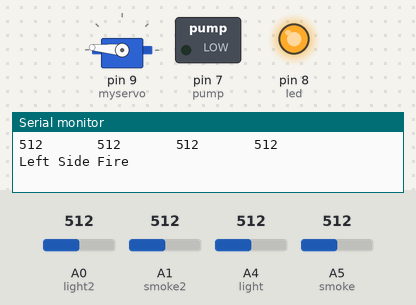
A sketch run on a simulated Arduino Uno, built with avr-gcc and run on an emulated ATmega328P. Shown: servo, switched loads named in the sketch (green lamp = pin HIGH), output pins drawn as LEDs (lit = HIGH), the last lines printed to the serial monitor. Inputs (shaded band) come from the test bench; at power-on: A5 (smoke) = 512, A0 (light2) = 512, A4 (light) = 512, A1 (smoke2) = 512.

Above: at 5.8 s.
5.9 s: A5 (smoke) set to 163
11.9 s: A5 (smoke) set to 136
At 15.9 s:
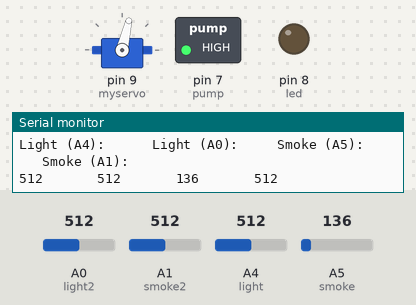
17.9 s: A0 (light2) set to 241
23.9 s: A0 (light2) set to 210
At 26.7 s:
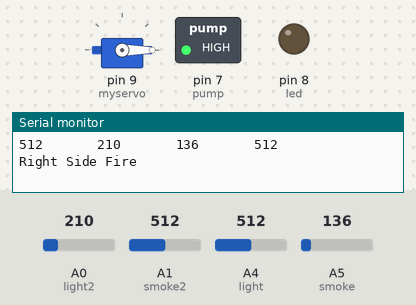
32.8 s: A0 (light2) set to 306
At 36.0 s:
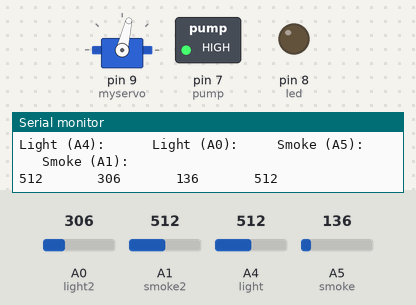
38.8 s: A4 (light) set to 108
44.8 s: A4 (light) set to 94
At 46.7 s:
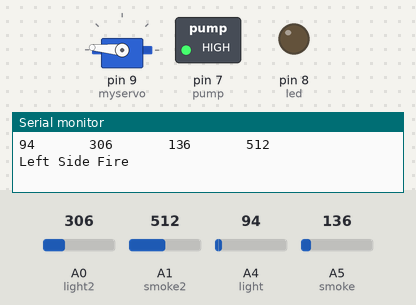
Timing chart, 0 to 51.8 s (numbered marks = the images above; inputs shaded):
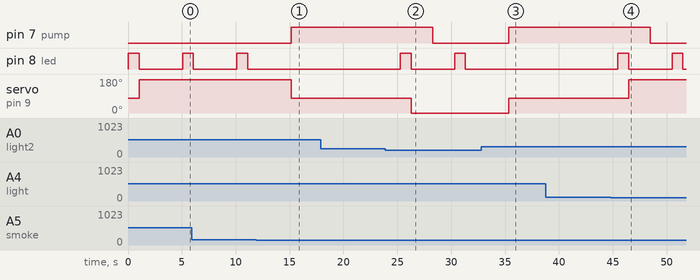

Measured:
- the behaviour switches between 151 and 150 on A5 (smoke) (found by bisection; images 0 and 1)
- the behaviour switches between 225 and 224 on A0 (light2) (found by bisection; images 1 and 2)
- the behaviour switches between 100 and 99 on A4 (light) (found by bisection; images 3 and 4)
- after the input at 11.9 s, pin 7 (pump): LOW → HIGH after 3.2 s; pin 8 (led): stays LOW (without the input it goes to HIGH after 3.3 s); servo on pin 9 (myservo): 175° → 77° after 3.2 s
- after the input at 23.9 s, pin 7 (pump): HIGH → LOW after 4.4 s; pin 8 (led): alternates HIGH for 1.0 s and LOW for 4.0 s, starting after 1.4 s; servo on pin 9 (myservo): 77° → 0° after 2.4 s
- after the input at 32.8 s, pin 7 (pump): LOW → HIGH after 2.5 s; pin 8 (led): stays LOW (without the input it goes to HIGH after 2.6 s); servo on pin 9 (myservo): 0° → 77° after 2.5 s
- after the input at 44.8 s, pin 7 (pump): HIGH → LOW after 3.7 s; pin 8 (led): alternates HIGH for 1.0 s and LOW for 4.0 s, starting after 0.67 s; servo on pin 9 (myservo): 77° → 175° after 1.7 s

The sketch:

Arduino.ino
```cpp
#include <SoftwareSerial.h>

SoftwareSerial ArduinoUno(2,3);

#include <Servo.h>

Servo myservo;

int smoke = A5;
int smoke2 = A1;
int light = A4;
int light2 = A0;
int pump = 7;
int led = 8;
String msg;

int position = 0;

void setup() {
  pinMode(smoke, INPUT);
  pinMode(light, INPUT);
  pinMode(smoke2, INPUT);
  pinMode(light2, INPUT);
  pinMode(pump,OUTPUT);
  pinMode(led,OUTPUT);

  myservo.attach(9);

  Serial.begin(9600);
  ArduinoUno.begin(115200);

  myservo.write(77);
}

void loop() {
  int analogSensorMQ2 = analogRead(smoke);
  int analogLight = analogRead(light);
  int analogSensorMQ2_2 = analogRead(smoke2);
  int analogLight_2 = analogRead(light2);

  Serial.print("Light (A4): ");
  Serial.print("\t\t ");
  Serial.print("Light (A0): ");
  Serial.print("\t\t");

  Serial.print("Smoke (A5): ");
  Serial.print("\t\t ");
  Serial.print("Smoke (A1): ");
  Serial.println();

  Serial.print(analogLight);
  Serial.print("\t\t\t ");
  Serial.print(analogLight_2);
  Serial.print("\t\t\t ");
  Serial.print(analogSensorMQ2);
  Serial.print("\t\t\t ");
  Serial.print(analogSensorMQ2_2);
  Serial.println();

  msg = String(analogLight) + "-" +String(analogLight_2)+ "-" + String(analogSensorMQ2)+ "-" + String(analogSensorMQ2_2);

  //Left Side
  if (analogLight < 100 || analogSensorMQ2 > 150){
    Serial.println("Left Side Fire");
    ledblink();
    servomoving(175);
    digitalWrite(pump,LOW);
    msg = msg+ "-" + "LeftSide"+"-";
}

  //Right Side

  else if (analogLight_2 < 225 || analogSensorMQ2_2 > 1000){
    Serial.println("Right Side Fire");
    ledblink();
    servomoving(-25);
    digitalWrite(pump,LOW);
    msg = msg+ "-" + "RightSide"+"-";
}

else {
  digitalWrite(led,LOW);
  myservo.write(77);
  digitalWrite(pump,HIGH);
  msg = msg+ "-" + "Normal"+"-";
}

ArduinoUno.println(msg);
delay(2000);
}


void servomoving(int pos){
    myservo.write(pos);
    delay(2000);
}

void ledblink(){
  for(int time = 0 ; time<10; time++){
    digitalWrite(led,HIGH);
    delay(100);
    digitalWrite(led,LOW);
  }
}
```
